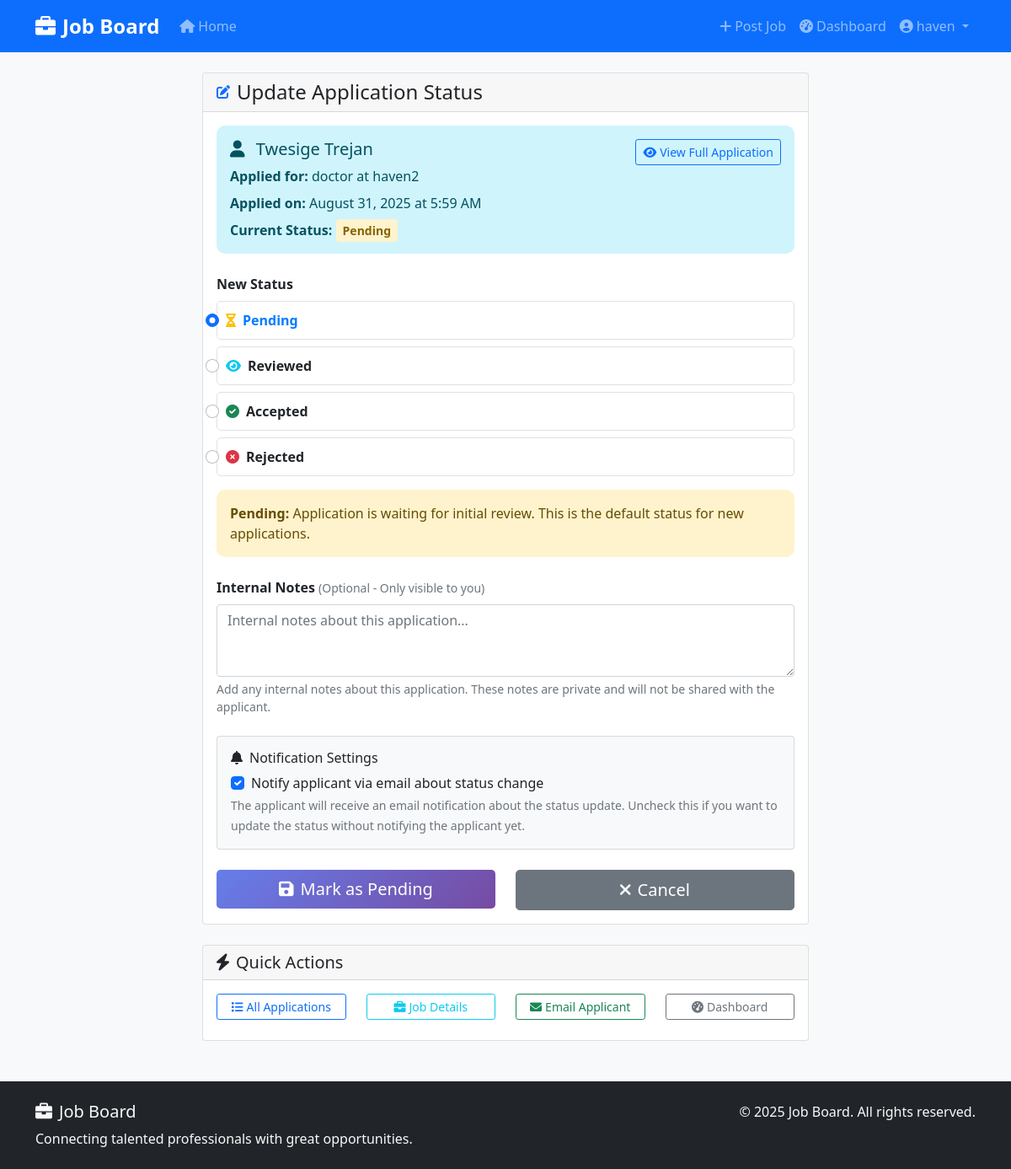
Page /application/1/update-status/ (signed in) on the committed database.
### jobs/models.py (models this page shows, shortened)
class Application(models.Model):
    job = models.ForeignKey(Job, on_delete=models.CASCADE, related_name='applications')
    applicant = models.ForeignKey(User, on_delete=models.CASCADE, related_name='applications')
    cover_letter = models.TextField()
    status = models.CharField(max_length=20, choices=APPLICATION_STATUS_CHOICES, default='pending')
    applied_at = models.DateTimeField(auto_now_add=True)
    updated_at = models.DateTimeField(auto_now=True)
    notes = models.TextField(blank=True, null=True, help_text="Internal notes by employer")
    class Meta:
        unique_together = ('job', 'applicant')
        ordering = ['-applied_at']

class Job(models.Model):
    employer = models.ForeignKey(User, on_delete=models.CASCADE, related_name='jobs')
    title = models.CharField(max_length=200)
    company_name = models.CharField(max_length=200)
    description = models.TextField()
    requirements = models.TextField()
    location = models.CharField(max_length=200)
    salary_min = models.DecimalField(max_digits=10, decimal_places=2, blank=True, null=True)
    salary_max = models.DecimalField(max_digits=10, decimal_places=2, blank=True, null=True)
    job_type = models.CharField(max_length=20, choices=JOB_TYPE_CHOICES, default='full_time')
    is_active = models.BooleanField(default=True)
    created_at = models.DateTimeField(auto_now_add=True)
    updated_at = models.DateTimeField(auto_now=True)
    deadline = models.DateTimeField(blank=True, null=True)
    class Meta:
        ordering = ['-created_at']

### accounts/models.py (models this page shows, shortened)
class JobSeekerProfile(models.Model):
    user = models.OneToOneField(User, on_delete=models.CASCADE)
    full_name = models.CharField(max_length=200)
    phone_number = models.CharField(max_length=20, blank=True, null=True)
    location = models.CharField(max_length=200, blank=True, null=True)
    resume = models.FileField(upload_to='resumes/', blank=True, null=True)
    profile_picture = models.ImageField(upload_to='profile_pictures/', blank=True, null=True)
    skills = models.TextField(help_text="Enter skills separated by commas")
    experience = models.TextField(blank=True, null=True)
    education = models.TextField(blank=True, null=True)
    linkedin_url = models.URLField(blank=True, null=True)
    portfolio_url = models.URLField(blank=True, null=True)
    created_at = models.DateTimeField(auto_now_add=True)
    updated_at = models.DateTimeField(auto_now=True)

### jobs/views.py (the view)
# urls.py: path('application/<int:pk>/update-status/', views.update_application_status, name='update_application_status'),
@login_required
def update_application_status(request, pk):
    application = get_object_or_404(Application, pk=pk)
    if application.job.employer != request.user:
        raise Http404("Application not found")
    if request.method == 'POST':
        form = ApplicationStatusForm(request.POST, instance=application)
        if form.is_valid():
            form.save()
            messages.success(request, 'Application status updated successfully!')
            return redirect('job_applications', pk=application.job.pk)
    else:
        form = ApplicationStatusForm(instance=application)
    context = {
        'form': form,
        'application': application,
    }
    return render(request, 'jobs/update_application_status.html', context)

### templates/jobs/update_application_status.html (shortened to what this page needs)
{% extends 'base.html' %}
{% block content %}
<div class="container-fluid">
    <div class="row justify-content-center">
        <div class="col-lg-8">
            <div class="card">
                <div class="card-header">
                    <div class="d-flex align-items-center">
                        <i class="fas fa-edit text-primary me-2"></i>
                        <h4 class="mb-0">Update Application Status</h4>
                    </div>
                </div>
                <div class="card-body">
                    <div class="alert alert-info mb-4">
                        <div class="row">
                            <div class="col-md-8">
                                <h5 class="alert-heading">
                                    <i class="fas fa-user me-2"></i>
                                    {{ application.applicant.jobseekerprofile.full_name|default:application.applicant.username }}
                                </h5>
                                <p class="mb-2">
                                    <strong>Applied for:</strong> {{ application.job.title }} at {{ application.job.company_name }}
                                </p>
                                <p class="mb-2">
                                    <strong>Applied on:</strong> {{ application.applied_at|date:"F d, Y \a\t g:i A" }}
                                </p>
                                <p class="mb-0">
                                    <strong>Current Status:</strong>
                                    <span class="application-status status-{{ application.status }}">
                                        {{ application.get_status_display }}
                                    </span>
                                </p>
                            </div>
                            <div class="col-md-4 text-end">
                                <a href="{% url 'application_detail' application.pk %}"
                                   class="btn btn-outline-primary btn-sm">
                                    <i class="fas fa-eye me-1"></i>View Full Application
                                </a>
                            </div>
                        </div>
                    </div>
                    <form method="post" id="statusUpdateForm">
                        <div class="mb-4">
                            <label for="{{ form.status.id_for_label }}" class="form-label">
                                <strong>New Status</strong>
                            </label>
                            <div class="status-options">
                                {% for choice in form.status.field.choices %}
                                    <div class="form-check mb-2">
                                        <input class="form-check-input"
                                               type="radio"
                                               name="status"
                                               id="status_{{ choice.0 }}"
                                               value="{{ choice.0 }}"
                                               {% if form.status.value == choice.0 %}checked{% endif %}
                                               onchange="updateStatusDescription('{{ choice.0 }}')">
                                        <label class="form-check-label d-flex align-items-center" for="status_{{ choice.0 }}">
                                            <span class="status-icon me-2">
                                                {% if choice.0 == 'pending' %}
                                                    <i class="fas fa-hourglass-half text-warning"></i>
                                                {% elif choice.0 == 'reviewed' %}
                                                    <i class="fas fa-eye text-info"></i>
                                                {% elif choice.0 == 'accepted' %}
                                                    <i class="fas fa-check-circle text-success"></i>
                                                {% elif choice.0 == 'rejected' %}
                                                    <i class="fas fa-times-circle text-danger"></i>
                                                {% endif %}
                                            </span>
                                            <strong>{{ choice.1 }}</strong>
                                        </label>
                                    </div>
                                {% endfor %}
                            </div>
                            <div class="status-descriptions mt-3">
                                <div id="desc_pending" class="status-description" style="display: none;">
                                    <div class="alert alert-warning">
                                        <strong>Pending:</strong> Application is waiting for initial review. This is the default status for new applications.
                                    </div>
                                </div>
                            </div>
                        </div>
                        <div class="mb-4">
                            <label for="{{ form.notes.id_for_label }}" class="form-label">
                                <strong>Internal Notes</strong>
                                <small class="text-muted">(Optional - Only visible to you)</small>
                            </label>
                            {{ form.notes }}
                            <div class="form-text">
                                Add any internal notes about this application. These notes are private and will not be shared with the applicant.
                            </div>
                        </div>
                        <div class="mb-4">
                            <div class="card bg-light">
                                <div class="card-body">
                                    <h6><i class="fas fa-bell me-2"></i>Notification Settings</h6>
                                    <div class="form-check">
                                        <input class="form-check-input"
                                               type="checkbox"
                                               id="notify_applicant"
                                               name="notify_applicant"
                                               checked>
                                        <label class="form-check-label" for="notify_applicant">
                                            Notify applicant via email about status change
                                        </label>
                                    </div>
                                    <small class="text-muted">
                                        The applicant will receive an email notification about the status update.
                                        Uncheck this if you want to update the status without notifying the applicant yet.
                                    </small>
                                </div>
                            </div>
                        </div>
                        <div class="row">
                            <div class="col-md-6">
                                <button type="submit" class="btn btn-primary btn-lg w-100" id="updateStatusBtn">
                                </button>
                            </div>
                            <div class="col-md-6">
                                <a href="{% url 'application_detail' application.pk %}" class="btn btn-secondary btn-lg w-100">
                                    <i class="fas fa-times me-2"></i>Cancel
                                </a>
                            </div>
                        </div>
                    </form>
                </div>
            </div>
            <div class="card mt-4">
                <div class="card-header">
                    <h5 class="mb-0"><i class="fas fa-bolt me-2"></i>Quick Actions</h5>
                </div>
                <div class="card-body">
                    <div class="row">
                        <div class="col-md-3">
                            <a href="{% url 'job_applications' application.job.pk %}" class="btn btn-outline-primary btn-sm w-100 mb-2">
                                <i class="fas fa-list me-1"></i>All Applications
                            </a>
                        </div>
                        <div class="col-md-3">
                            <a href="{% url 'job_detail' application.job.pk %}" class="btn btn-outline-info btn-sm w-100 mb-2">
                                <i class="fas fa-briefcase me-1"></i>Job Details
                            </a>
                        </div>
                        <div class="col-md-3">
                            <a href="mailto:{{ application.applicant.email }}" class="btn btn-outline-success btn-sm w-100 mb-2">
                                <i class="fas fa-envelope me-1"></i>Email Applicant
                            </a>
                        </div>
                        <div class="col-md-3">
                            <a href="{% url 'employer_dashboard' %}" class="btn btn-outline-secondary btn-sm w-100 mb-2">
                                <i class="fas fa-tachometer-alt me-1"></i>Dashboard
                            </a>
                        </div>
                    </div>
                </div>
            </div>
        </div>
    </div>
</div>
{% endblock %}

### templates/base.html (shortened to what this page needs)
<!DOCTYPE html>
<html lang="en">
<head>
    <link href="https://cdn.jsdelivr.net/npm/bootstrap@5.1.3/dist/css/bootstrap.min.css" rel="stylesheet">
    <link rel="stylesheet" href="https://cdnjs.cloudflare.com/ajax/libs/font-awesome/6.0.0/css/all.min.css">
    {% load static %}
    <link rel="stylesheet" href="{% static 'css/style.css' %}">
</head>
<body>
    <nav class="navbar navbar-expand-lg navbar-dark bg-primary">
        <div class="container">
            <a class="navbar-brand fw-bold" href="{% url 'home' %}">
                <i class="fas fa-briefcase me-2"></i>Job Board
            </a>
            <div class="collapse navbar-collapse" id="navbarNav">
                <ul class="navbar-nav me-auto">
                    <li class="nav-item">
                        <a class="nav-link" href="{% url 'home' %}">
                            <i class="fas fa-home me-1"></i>Home
                        </a>
                    </li>
                </ul>
                <ul class="navbar-nav">
                    {% if user.is_authenticated %}
                        {% if user.userprofile.role == 'employer' %}
                            <li class="nav-item">
                                <a class="nav-link" href="{% url 'create_job' %}">
                                    <i class="fas fa-plus me-1"></i>Post Job
                                </a>
                            </li>
                            <li class="nav-item">
                                <a class="nav-link" href="{% url 'employer_dashboard' %}">
                                    <i class="fas fa-tachometer-alt me-1"></i>Dashboard
                                </a>
                            </li>
                        {% endif %}
                        <li class="nav-item dropdown">
                            <a class="nav-link dropdown-toggle" href="#" id="navbarDropdown" role="button" data-bs-toggle="dropdown">
                                <i class="fas fa-user-circle me-1"></i>{{ user.username }}
                            </a>
                        </li>
                    {% endif %}
                </ul>
            </div>
        </div>
    </nav>
    <main class="container mt-4">
        {% block content %}{% endblock %}
    </main>
    <footer class="bg-dark text-light py-4 mt-5">
        <div class="container">
            <div class="row">
                <div class="col-md-6">
                    <h5><i class="fas fa-briefcase me-2"></i>Job Board</h5>
                    <p class="mb-0">Connecting talented professionals with great opportunities.</p>
                </div>
                <div class="col-md-6 text-md-end">
                    <p class="mb-0">&copy; {% now "Y" %} Job Board. All rights reserved.</p>
                </div>
            </div>
        </div>
    </footer>
</body>
</html>

### rows in the picture
Application: applicant.jobseekerprofile.full_name "Twesige Trejan", job "doctor", job.company_name "haven2", applied_at "August 31, 2025 at 5:59 AM", status "Pending", status "☑ Pending" "☐ Reviewed" "☐ Accepted" "☐ Rejected"

### other values in the picture
{{ user.username }} "haven"
{{ choice.1 }} "Pending" "Reviewed" "Accepted" "Rejected"
